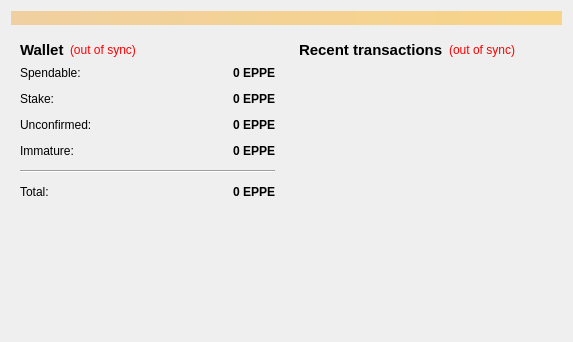
<?xml version="1.0" encoding="UTF-8"?>
<ui version="4.0">
 <class>OverviewPage</class>
 <widget class="QWidget" name="OverviewPage">
  <property name="geometry">
   <rect>
    <x>0</x>
    <y>0</y>
    <width>573</width>
    <height>342</height>
   </rect>
  </property>
  <property name="windowTitle">
   <string>Form</string>
  </property>
  <layout class="QVBoxLayout" name="topLayout">
   <item>
    <widget class="QLabel" name="labelAlerts">
     <property name="visible">
      <bool>false</bool>
     </property>
     <property name="styleSheet">
      <string notr="true">background-color: qlineargradient(x1: 0, y1: 0, x2: 1, y2: 0, stop:0 #F0D0A0, stop:1 #F8D488);  color:#000000
</string>
     </property>
     <property name="wordWrap">
      <bool>true</bool>
     </property>
     <property name="margin">
      <number>3</number>
     </property>
    </widget>
   </item>
   <item>
    <layout class="QHBoxLayout" name="horizontalLayout" stretch="1,1">
     <item>
      <layout class="QVBoxLayout" name="verticalLayout_2">
       <item>
        <widget class="QWidget" name="widget" native="true">
         <layout class="QVBoxLayout" name="verticalLayout_4">
          <item>
           <layout class="QHBoxLayout" name="horizontalLayout_4">
            <item>
             <widget class="QLabel" name="label_5">
              <property name="font">
               <font>
                <pointsize>11</pointsize>
                <weight>75</weight>
                <bold>true</bold>
               </font>
              </property>
              <property name="text">
               <string>Wallet</string>
              </property>
             </widget>
            </item>
            <item>
             <widget class="QLabel" name="labelWalletStatus">
              <property name="toolTip">
               <string>The displayed information may be out of date. Your wallet automatically synchronizes with the Pepperscore network after a connection is established, but this process has not completed yet.</string>
              </property>
              <property name="styleSheet">
               <string notr="true">QLabel { color: red; }</string>
              </property>
              <property name="text">
               <string notr="true">(out of sync)</string>
              </property>
              <property name="alignment">
               <set>Qt::AlignLeading|Qt::AlignLeft|Qt::AlignVCenter</set>
              </property>
             </widget>
            </item>
            <item>
             <spacer name="horizontalSpacer_2">
              <property name="orientation">
               <enum>Qt::Horizontal</enum>
              </property>
              <property name="sizeHint" stdset="0">
               <size>
                <width>40</width>
                <height>20</height>
               </size>
              </property>
             </spacer>
            </item>
           </layout>
          </item>
          <item>
           <layout class="QFormLayout" name="formLayout_2">
            <property name="fieldGrowthPolicy">
             <enum>QFormLayout::AllNonFixedFieldsGrow</enum>
            </property>
            <property name="horizontalSpacing">
             <number>12</number>
            </property>
            <property name="verticalSpacing">
             <number>12</number>
            </property>
            <item row="0" column="0">
             <widget class="QLabel" name="label">
              <property name="text">
               <string>Spendable:</string>
              </property>
             </widget>
            </item>
            <item row="0" column="1">
             <widget class="QLabel" name="labelBalance">
              <property name="font">
               <font>
                <weight>75</weight>
                <bold>true</bold>
               </font>
              </property>
              <property name="cursor">
               <cursorShape>IBeamCursor</cursorShape>
              </property>
              <property name="toolTip">
               <string>Your current spendable balance</string>
              </property>
              <property name="text">
               <string notr="true">0 EPPE</string>
              </property>
              <property name="alignment">
               <set>Qt::AlignRight|Qt::AlignTrailing|Qt::AlignVCenter</set>
              </property>
              <property name="textInteractionFlags">
               <set>Qt::LinksAccessibleByMouse|Qt::TextSelectableByKeyboard|Qt::TextSelectableByMouse</set>
              </property>
             </widget>
            </item>
            <item row="1" column="0">
             <widget class="QLabel" name="label_6">
              <property name="text">
               <string>Stake:</string>
              </property>
             </widget>
            </item>
            <item row="1" column="1">
             <widget class="QLabel" name="labelStake">
              <property name="font">
               <font>
                <weight>75</weight>
                <bold>true</bold>
               </font>
              </property>
              <property name="cursor">
               <cursorShape>IBeamCursor</cursorShape>
              </property>
              <property name="toolTip">
               <string>Total of coins that was staked, and do not yet count toward the current balance</string>
              </property>
              <property name="text">
               <string notr="true">0 EPPE</string>
              </property>
              <property name="alignment">
               <set>Qt::AlignRight|Qt::AlignTrailing|Qt::AlignVCenter</set>
              </property>
              <property name="textInteractionFlags">
               <set>Qt::LinksAccessibleByMouse|Qt::TextSelectableByKeyboard|Qt::TextSelectableByMouse</set>
              </property>
             </widget>
            </item>
            <item row="2" column="0">
             <widget class="QLabel" name="label_3">
              <property name="text">
               <string>Unconfirmed:</string>
              </property>
             </widget>
            </item>
            <item row="2" column="1">
             <widget class="QLabel" name="labelUnconfirmed">
              <property name="font">
               <font>
                <weight>75</weight>
                <bold>true</bold>
               </font>
              </property>
              <property name="cursor">
               <cursorShape>IBeamCursor</cursorShape>
              </property>
              <property name="toolTip">
               <string>Total of transactions that have yet to be confirmed, and do not yet count toward the current balance</string>
              </property>
              <property name="text">
               <string notr="true">0 EPPE</string>
              </property>
              <property name="alignment">
               <set>Qt::AlignRight|Qt::AlignTrailing|Qt::AlignVCenter</set>
              </property>
              <property name="textInteractionFlags">
               <set>Qt::LinksAccessibleByMouse|Qt::TextSelectableByKeyboard|Qt::TextSelectableByMouse</set>
              </property>
             </widget>
            </item>
            <item row="3" column="0">
             <widget class="QLabel" name="labelImmatureText">
              <property name="text">
               <string>Immature:</string>
              </property>
             </widget>
            </item>
            <item row="3" column="1">
             <widget class="QLabel" name="labelImmature">
              <property name="font">
               <font>
                <weight>75</weight>
                <bold>true</bold>
               </font>
              </property>
              <property name="toolTip">
               <string>Mined balance that has not yet matured</string>
              </property>
              <property name="text">
               <string notr="true">0 EPPE</string>
              </property>
              <property name="alignment">
               <set>Qt::AlignRight|Qt::AlignTrailing|Qt::AlignVCenter</set>
              </property>
              <property name="textInteractionFlags">
               <set>Qt::LinksAccessibleByMouse|Qt::TextSelectableByKeyboard|Qt::TextSelectableByMouse</set>
              </property>
             </widget>
            </item>
            <item row="4" column="0" colspan="2">
             <widget class="Line" name="line">
              <property name="orientation">
               <enum>Qt::Horizontal</enum>
              </property>
             </widget>
            </item>
            <item row="5" column="0">
             <widget class="QLabel" name="labelTotalText">
              <property name="text">
               <string>Total:</string>
              </property>
             </widget>
            </item>
            <item row="5" column="1">
             <widget class="QLabel" name="labelTotal">
              <property name="font">
               <font>
                <weight>75</weight>
                <bold>true</bold>
               </font>
              </property>
              <property name="cursor">
               <cursorShape>IBeamCursor</cursorShape>
              </property>
              <property name="toolTip">
               <string>Your current total balance</string>
              </property>
              <property name="text">
               <string notr="true">0 EPPE</string>
              </property>
              <property name="alignment">
               <set>Qt::AlignRight|Qt::AlignTrailing|Qt::AlignVCenter</set>
              </property>
              <property name="textInteractionFlags">
               <set>Qt::LinksAccessibleByMouse|Qt::TextSelectableByKeyboard|Qt::TextSelectableByMouse</set>
              </property>
             </widget>
            </item>
           </layout>
          </item>
         </layout>
        </widget>
       </item>
       <item>
        <spacer name="verticalSpacer">
         <property name="orientation">
          <enum>Qt::Vertical</enum>
         </property>
         <property name="sizeHint" stdset="0">
          <size>
           <width>20</width>
           <height>40</height>
          </size>
         </property>
        </spacer>
       </item>
      </layout>
     </item>
     <item>
      <layout class="QVBoxLayout" name="verticalLayout_3">
       <item>
        <widget class="QWidget" name="widget_2" native="true">
         <layout class="QVBoxLayout" name="verticalLayout">
          <item>
           <layout class="QHBoxLayout" name="horizontalLayout_2">
            <item>
             <widget class="QLabel" name="label_4">
              <property name="font">
               <font>
                <pointsize>11</pointsize>
                <weight>75</weight>
                <bold>true</bold>
               </font>
              </property>
              <property name="text">
               <string>&lt;b&gt;Recent transactions&lt;/b&gt;</string>
              </property>
             </widget>
            </item>
            <item>
             <widget class="QLabel" name="labelTransactionsStatus">
              <property name="toolTip">
               <string>The displayed information may be out of date. Your wallet automatically synchronizes with the Pepperscore network after a connection is established, but this process has not completed yet.</string>
              </property>
              <property name="styleSheet">
               <string notr="true">QLabel { color: red; }</string>
              </property>
              <property name="text">
               <string notr="true">(out of sync)</string>
              </property>
              <property name="alignment">
               <set>Qt::AlignRight|Qt::AlignTrailing|Qt::AlignVCenter</set>
              </property>
             </widget>
            </item>
            <item>
             <spacer name="horizontalSpacer">
              <property name="orientation">
               <enum>Qt::Horizontal</enum>
              </property>
              <property name="sizeHint" stdset="0">
               <size>
                <width>40</width>
                <height>20</height>
               </size>
              </property>
             </spacer>
            </item>
           </layout>
          </item>
          <item>
           <widget class="QListView" name="listTransactions">
            <property name="styleSheet">
             <string notr="true">QListView { background: transparent; }</string>
            </property>
            <property name="frameShape">
             <enum>QFrame::NoFrame</enum>
            </property>
            <property name="verticalScrollBarPolicy">
             <enum>Qt::ScrollBarAlwaysOff</enum>
            </property>
            <property name="horizontalScrollBarPolicy">
             <enum>Qt::ScrollBarAlwaysOff</enum>
            </property>
            <property name="selectionMode">
             <enum>QAbstractItemView::NoSelection</enum>
            </property>
           </widget>
          </item>
         </layout>
        </widget>
       </item>
      </layout>
     </item>
    </layout>
   </item>
  </layout>
 </widget>
 <resources/>
 <connections/>
</ui>
